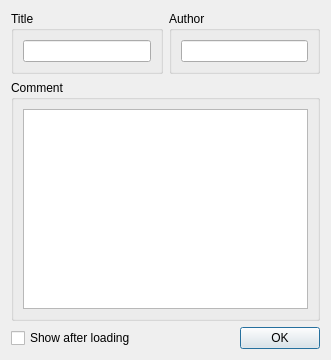
<?xml version="1.0" encoding="UTF-8"?>
<ui version="4.0">
 <class>Comment_dialog</class>
 <widget class="QDialog" name="Comment_dialog">
  <property name="geometry">
   <rect>
    <x>0</x>
    <y>0</y>
    <width>331</width>
    <height>360</height>
   </rect>
  </property>
  <property name="windowTitle">
   <string>Dialog</string>
  </property>
  <layout class="QGridLayout" name="gridLayout_3">
   <item row="1" column="0">
    <widget class="QGroupBox" name="groupBox_2">
     <property name="title">
      <string>Comment</string>
     </property>
     <layout class="QGridLayout" name="gridLayout_4">
      <item row="1" column="0">
       <widget class="QTextEdit" name="comment">
        <property name="font">
         <font>
          <family>DejaVu Sans Mono</family>
         </font>
        </property>
       </widget>
      </item>
     </layout>
    </widget>
   </item>
   <item row="0" column="0">
    <layout class="QVBoxLayout" name="verticalLayout">
     <item>
      <layout class="QHBoxLayout" name="horizontalLayout">
       <item>
        <widget class="QGroupBox" name="groupBox">
         <property name="title">
          <string>Title</string>
         </property>
         <layout class="QGridLayout" name="gridLayout_2">
          <item row="0" column="0">
           <widget class="QLineEdit" name="title">
            <property name="sizePolicy">
             <sizepolicy hsizetype="Minimum" vsizetype="Minimum">
              <horstretch>0</horstretch>
              <verstretch>0</verstretch>
             </sizepolicy>
            </property>
           </widget>
          </item>
         </layout>
        </widget>
       </item>
       <item>
        <widget class="QGroupBox" name="authorbox">
         <property name="sizePolicy">
          <sizepolicy hsizetype="Preferred" vsizetype="Preferred">
           <horstretch>0</horstretch>
           <verstretch>0</verstretch>
          </sizepolicy>
         </property>
         <property name="title">
          <string>Author</string>
         </property>
         <layout class="QGridLayout" name="gridLayout">
          <item row="0" column="0">
           <widget class="QLineEdit" name="author">
            <property name="sizePolicy">
             <sizepolicy hsizetype="Minimum" vsizetype="Minimum">
              <horstretch>0</horstretch>
              <verstretch>0</verstretch>
             </sizepolicy>
            </property>
           </widget>
          </item>
         </layout>
        </widget>
       </item>
      </layout>
     </item>
    </layout>
   </item>
   <item row="2" column="0">
    <layout class="QHBoxLayout" name="horizontalLayout_2">
     <item>
      <widget class="QCheckBox" name="show_after_loading">
       <property name="text">
        <string>Show after loading</string>
       </property>
      </widget>
     </item>
     <item>
      <widget class="QDialogButtonBox" name="buttonBox">
       <property name="sizePolicy">
        <sizepolicy hsizetype="MinimumExpanding" vsizetype="Minimum">
         <horstretch>0</horstretch>
         <verstretch>0</verstretch>
        </sizepolicy>
       </property>
       <property name="orientation">
        <enum>Qt::Horizontal</enum>
       </property>
       <property name="standardButtons">
        <set>QDialogButtonBox::Ok</set>
       </property>
      </widget>
     </item>
    </layout>
   </item>
  </layout>
 </widget>
 <resources/>
 <connections/>
</ui>
